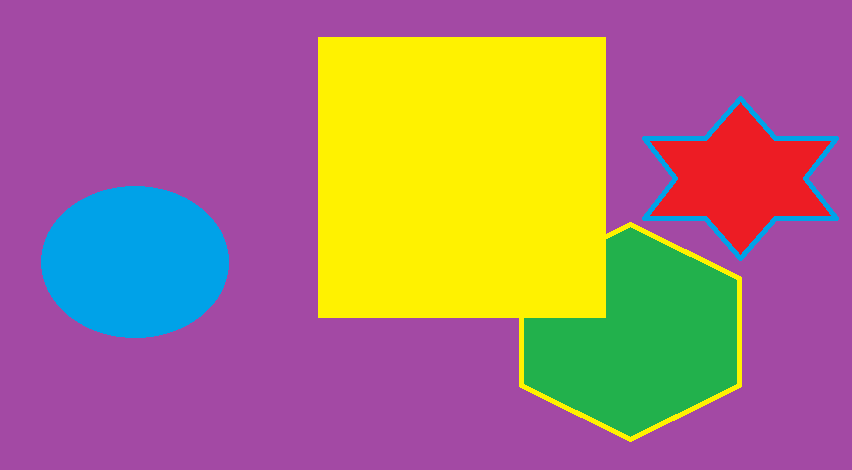
#> input picture aaa.png, 852 x 470 px
$ python tach_doi_tuong_mau.py
#> lines starting #> are read from the running program, lines starting #| are printed output that depends on the picture; after the words box and inside, x2 and y2 are one past the last pixel; in counts of white or black regions, pixels touching at a corner belong together
import cv2
import numpy as np
img = np.uint8([[[232,162,0]]])

hsv_img = cv2.cvtColor(img, cv2.COLOR_BGR2HSV)
print (hsv_img)
img2=cv2.imread('aaa.png',1)
#> img2 is the input picture: shape (470, 852, 3); mean B, G, R 123.3, 119.9, 165.2
hsv_img2 = cv2.cvtColor(img2, cv2.COLOR_BGR2HSV)
#> hsv_img2: shape (470, 852, 3); mean H, S, V 116.4, 179.8, 190.9

min_mau = np.array([97,255,232])
max_mau = np.array([100,255,232])
mask  = cv2.inRange(hsv_img2,min_mau,max_mau)
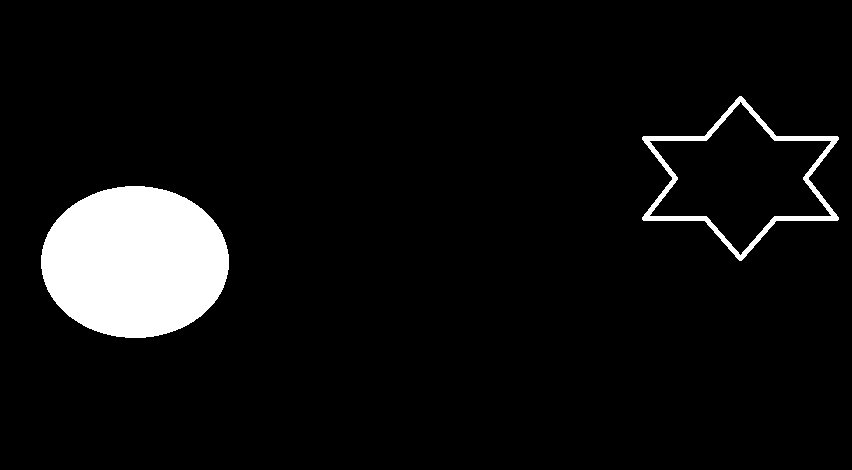
#> mask: shape (470, 852); 6.4% white; 2 white regions, box (x1, y1, x2, y2) and area: (41, 186, 229, 338) 22421, (642, 96, 839, 261) 3276
final = cv2.bitwise_and(img2,img2,mask=mask)
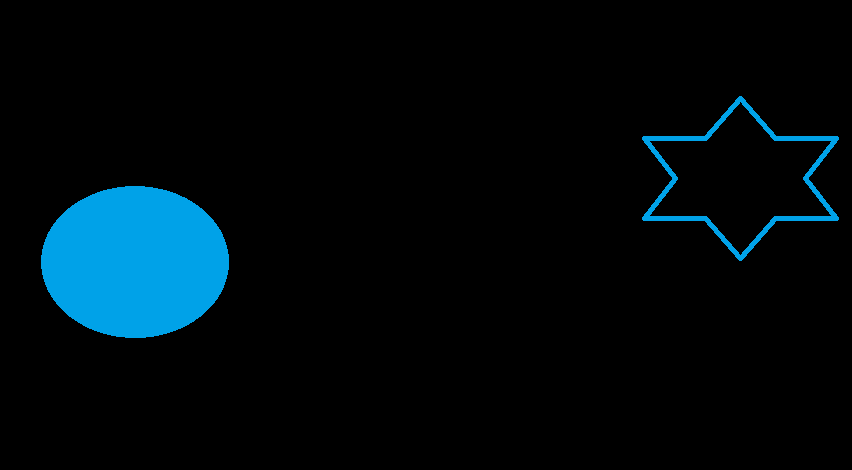
#> final: shape (470, 852, 3); mean B, G, R 14.9, 10.4, 0

cv2.imshow("tach doi tuong mau", final)
cv2.waitKey(0)
